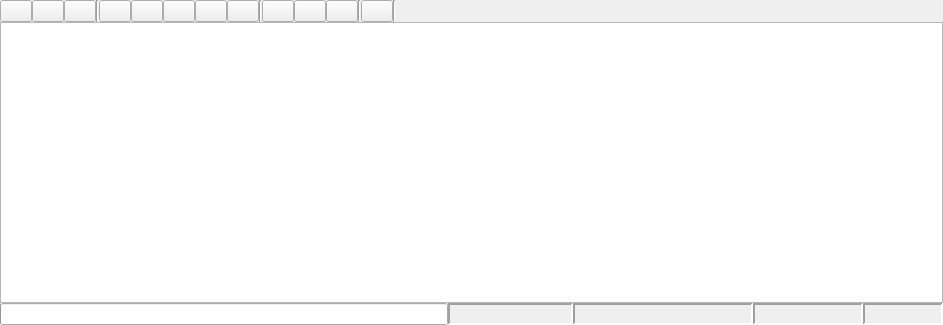
<?xml version="1.0" encoding="UTF-8"?>
<ui version="4.0">
 <class>Bag</class>
 <widget class="QWidget" name="Bag">
  <property name="geometry">
   <rect>
    <x>0</x>
    <y>0</y>
    <width>943</width>
    <height>325</height>
   </rect>
  </property>
  <property name="windowTitle">
   <string>Bag</string>
  </property>
  <layout class="QVBoxLayout" name="verticalLayout">
   <property name="spacing">
    <number>0</number>
   </property>
   <property name="margin">
    <number>0</number>
   </property>
   <item>
    <layout class="QHBoxLayout" name="horizontalLayout">
     <item>
      <widget class="QPushButton" name="record_button">
       <property name="maximumSize">
        <size>
         <width>32</width>
         <height>16777215</height>
        </size>
       </property>
       <property name="toolTip">
        <string>Record Bag</string>
       </property>
       <property name="text">
        <string/>
       </property>
      </widget>
     </item>
     <item>
      <widget class="QPushButton" name="load_button">
       <property name="maximumSize">
        <size>
         <width>32</width>
         <height>16777215</height>
        </size>
       </property>
       <property name="toolTip">
        <string>Load Bag</string>
       </property>
       <property name="text">
        <string/>
       </property>
      </widget>
     </item>
     <item>
      <widget class="QPushButton" name="save_button">
       <property name="maximumSize">
        <size>
         <width>32</width>
         <height>16777215</height>
        </size>
       </property>
       <property name="toolTip">
        <string>Save Bag</string>
       </property>
       <property name="text">
        <string/>
       </property>
      </widget>
     </item>
     <item>
      <widget class="Line" name="line_3">
       <property name="orientation">
        <enum>Qt::Vertical</enum>
       </property>
      </widget>
     </item>
     <item>
      <widget class="QPushButton" name="begin_button">
       <property name="maximumSize">
        <size>
         <width>32</width>
         <height>16777215</height>
        </size>
       </property>
       <property name="toolTip">
        <string>Go To Beginning</string>
       </property>
       <property name="text">
        <string/>
       </property>
      </widget>
     </item>
     <item>
      <widget class="QPushButton" name="slower_button">
       <property name="maximumSize">
        <size>
         <width>32</width>
         <height>16777215</height>
        </size>
       </property>
       <property name="toolTip">
        <string>Slower / Rewind</string>
       </property>
       <property name="text">
        <string/>
       </property>
      </widget>
     </item>
     <item>
      <widget class="QPushButton" name="play_button">
       <property name="maximumSize">
        <size>
         <width>32</width>
         <height>16777215</height>
        </size>
       </property>
       <property name="toolTip">
        <string>Play / Pause</string>
       </property>
       <property name="text">
        <string/>
       </property>
       <property name="checkable">
        <bool>true</bool>
       </property>
      </widget>
     </item>
     <item>
      <widget class="QPushButton" name="faster_button">
       <property name="maximumSize">
        <size>
         <width>32</width>
         <height>16777215</height>
        </size>
       </property>
       <property name="toolTip">
        <string>Fast Forward</string>
       </property>
       <property name="text">
        <string/>
       </property>
      </widget>
     </item>
     <item>
      <widget class="QPushButton" name="end_button">
       <property name="maximumSize">
        <size>
         <width>32</width>
         <height>16777215</height>
        </size>
       </property>
       <property name="toolTip">
        <string>Go To End</string>
       </property>
       <property name="text">
        <string/>
       </property>
      </widget>
     </item>
     <item>
      <widget class="Line" name="line">
       <property name="orientation">
        <enum>Qt::Vertical</enum>
       </property>
      </widget>
     </item>
     <item>
      <widget class="QPushButton" name="zoom_in_button">
       <property name="maximumSize">
        <size>
         <width>32</width>
         <height>16777215</height>
        </size>
       </property>
       <property name="toolTip">
        <string>Zoom In</string>
       </property>
       <property name="text">
        <string/>
       </property>
      </widget>
     </item>
     <item>
      <widget class="QPushButton" name="zoom_out_button">
       <property name="maximumSize">
        <size>
         <width>32</width>
         <height>16777215</height>
        </size>
       </property>
       <property name="toolTip">
        <string>Zoom Out</string>
       </property>
       <property name="text">
        <string/>
       </property>
      </widget>
     </item>
     <item>
      <widget class="QPushButton" name="zoom_all_button">
       <property name="maximumSize">
        <size>
         <width>32</width>
         <height>16777215</height>
        </size>
       </property>
       <property name="toolTip">
        <string>Zoom Home</string>
       </property>
       <property name="text">
        <string/>
       </property>
      </widget>
     </item>
     <item>
      <widget class="Line" name="line_2">
       <property name="orientation">
        <enum>Qt::Vertical</enum>
       </property>
      </widget>
     </item>
     <item>
      <widget class="QPushButton" name="thumbs_button">
       <property name="maximumSize">
        <size>
         <width>32</width>
         <height>16777215</height>
        </size>
       </property>
       <property name="toolTip">
        <string>Toggle Thumbnails</string>
       </property>
       <property name="text">
        <string/>
       </property>
       <property name="checkable">
        <bool>true</bool>
       </property>
      </widget>
     </item>
     <item>
      <widget class="Line" name="line_4">
       <property name="orientation">
        <enum>Qt::Vertical</enum>
       </property>
      </widget>
     </item>
     <item>
      <spacer name="horizontalSpacer">
       <property name="orientation">
        <enum>Qt::Horizontal</enum>
       </property>
       <property name="sizeHint" stdset="0">
        <size>
         <width>40</width>
         <height>20</height>
        </size>
       </property>
      </spacer>
     </item>
    </layout>
   </item>
   <item>
    <widget class="QGraphicsView" name="graphics_view"/>
   </item>
   <item>
    <layout class="QHBoxLayout" name="status_bar_layout">
     <item>
      <widget class="QProgressBar" name="progress_bar">
       <property name="sizePolicy">
        <sizepolicy hsizetype="Minimum" vsizetype="Fixed">
         <horstretch>0</horstretch>
         <verstretch>0</verstretch>
        </sizepolicy>
       </property>
       <property name="value">
        <number>0</number>
       </property>
       <property name="textVisible">
        <bool>false</bool>
       </property>
      </widget>
     </item>
     <item>
      <widget class="QLabel" name="stamp_label">
       <property name="maximumSize">
        <size>
         <width>125</width>
         <height>16777215</height>
        </size>
       </property>
       <property name="toolTip">
        <string>Time Stamp of the current playhead</string>
       </property>
       <property name="frameShape">
        <enum>QFrame::Panel</enum>
       </property>
       <property name="frameShadow">
        <enum>QFrame::Sunken</enum>
       </property>
       <property name="lineWidth">
        <number>2</number>
       </property>
       <property name="text">
        <string/>
       </property>
      </widget>
     </item>
     <item>
      <widget class="QLabel" name="date_label">
       <property name="maximumSize">
        <size>
         <width>180</width>
         <height>16777215</height>
        </size>
       </property>
       <property name="toolTip">
        <string>Date and time of the playhead</string>
       </property>
       <property name="frameShape">
        <enum>QFrame::Panel</enum>
       </property>
       <property name="frameShadow">
        <enum>QFrame::Sunken</enum>
       </property>
       <property name="lineWidth">
        <number>2</number>
       </property>
       <property name="text">
        <string/>
       </property>
      </widget>
     </item>
     <item>
      <widget class="QLabel" name="seconds_label">
       <property name="minimumSize">
        <size>
         <width>0</width>
         <height>0</height>
        </size>
       </property>
       <property name="maximumSize">
        <size>
         <width>110</width>
         <height>16777215</height>
        </size>
       </property>
       <property name="toolTip">
        <string>Number of Seconds from the beginning of the current playhead</string>
       </property>
       <property name="frameShape">
        <enum>QFrame::Panel</enum>
       </property>
       <property name="frameShadow">
        <enum>QFrame::Sunken</enum>
       </property>
       <property name="lineWidth">
        <number>2</number>
       </property>
       <property name="text">
        <string/>
       </property>
      </widget>
     </item>
     <item>
      <widget class="QLabel" name="playspeed_label">
       <property name="maximumSize">
        <size>
         <width>80</width>
         <height>16777215</height>
        </size>
       </property>
       <property name="frameShape">
        <enum>QFrame::Panel</enum>
       </property>
       <property name="frameShadow">
        <enum>QFrame::Sunken</enum>
       </property>
       <property name="lineWidth">
        <number>2</number>
       </property>
       <property name="text">
        <string/>
       </property>
      </widget>
     </item>
    </layout>
   </item>
  </layout>
 </widget>
 <resources/>
 <connections/>
</ui>
